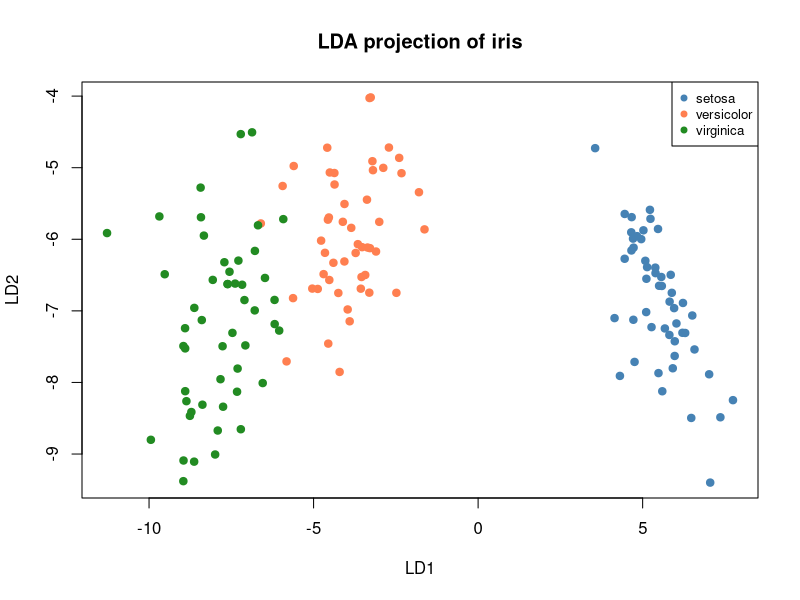

R code for this plot:
## ---- chunk 1
#| include: false
needed <- c("MASS")
to_install <- setdiff(needed, rownames(installed.packages()))
if (length(to_install) > 0) install.packages(to_install)
invisible(lapply(needed, library, character.only = TRUE))
set.seed(42)
## ---- chunk 2
# The toy data: 6 fish, 2 species
species <- c("trout","trout","trout","bass","bass","bass")
length  <- c(2, 4, 3, 6, 8, 7)
weight  <- c(1, 2, 1, 5, 6, 5)

# Step 1: priors (class frequencies)
n_trout <- 3; n_bass <- 3; n <- 6
pi_trout <- n_trout / n    # 0.5
pi_bass  <- n_bass / n     # 0.5
c(pi_trout = pi_trout, pi_bass = pi_bass)

# Step 2: class means
mu_trout <- c(mean(length[1:3]), mean(weight[1:3]))   # (3.0, 1.33)
mu_bass  <- c(mean(length[4:6]), mean(weight[4:6]))    # (7.0, 5.33)
rbind(trout = mu_trout, bass = mu_bass)

# Step 3: Euclidean distance to each center (ignoring covariance for now)
new_fish <- c(5, 3)
dist_trout <- sqrt(sum((new_fish - mu_trout)^2))   # ~2.6
dist_bass  <- sqrt(sum((new_fish - mu_bass)^2))     # ~3.1
c(dist_trout = round(dist_trout, 2), dist_bass = round(dist_bass, 2))
## ---- chunk 3
# The toy data again
trout_x <- cbind(c(2, 4, 3), c(1, 2, 1))   # 3 fish x 2 measurements
bass_x  <- cbind(c(6, 8, 7), c(5, 6, 5))

# Class means
mu_t <- colMeans(trout_x)   # (3.0, 1.333)
mu_b <- colMeans(bass_x)    # (7.0, 5.333)

# POOLED covariance: average the within-class covariance matrices
#  (each has n_k - 1 = 2 degrees of freedom; pool = sum of deviations / (n - K))
S_t <- cov(trout_x)   # within-trout covariance
S_b <- cov(bass_x)    # within-bass covariance
Sigma_pooled <- ((3 - 1) * S_t + (3 - 1) * S_b) / (6 - 2)
Sigma_pooled

# Inverse of pooled covariance
Sigma_inv <- solve(Sigma_pooled)

# Discriminant scores at x = (5, 3)
x_new <- c(5, 3)
pi_t <- 0.5; pi_b <- 0.5

delta_trout <- as.numeric(x_new %*% Sigma_inv %*% mu_t
  - 0.5 * mu_t %*% Sigma_inv %*% mu_t + log(pi_t))
delta_bass <- as.numeric(x_new %*% Sigma_inv %*% mu_b
  - 0.5 * mu_b %*% Sigma_inv %*% mu_b + log(pi_b))

c(delta_trout = round(delta_trout, 3), delta_bass = round(delta_bass, 3))
# The larger score wins
## ---- chunk 4
trout_x <- cbind(c(2, 4, 3), c(1, 2, 1))
bass_x  <- cbind(c(6, 8, 7), c(5, 6, 5))
cat("Trout covariance:\n"); print(cov(trout_x))
cat("Bass covariance:\n");  print(cov(bass_x))
## ---- chunk 5
# Naive Bayes for our toy fish — each predictor separately
trout_len <- c(2, 4, 3); trout_wt <- c(1, 2, 1)
bass_len  <- c(6, 8, 7); bass_wt  <- c(5, 6, 5)

# Density at new fish (5, 3) under each class, assuming independence
nb_trout <- dnorm(5, mean(trout_len), sd(trout_len)) *
            dnorm(3, mean(trout_wt),  sd(trout_wt))
nb_bass  <- dnorm(5, mean(bass_len),  sd(bass_len)) *
            dnorm(3, mean(bass_wt),   sd(bass_wt))
cat("NB density — trout:", round(nb_trout, 6), " bass:", round(nb_bass, 6), "\n")
cat("NB classifies as:", ifelse(nb_trout > nb_bass, "trout", "bass"), "\n")
## ---- chunk 6
#| fig-alt: "LDA projection of the iris dataset onto the first two discriminant axes, showing three species as colored clusters: setosa clearly separated, versicolor and virginica partially overlapping."
library(MASS)
fit_iris <- lda(Species ~ ., data = iris)

# Project onto the discriminant axes
proj <- as.matrix(iris[, 1:4]) %*% fit_iris$scaling
cols <- c(setosa = "steelblue", versicolor = "coral", virginica = "forestgreen")
plot(proj[, 1], proj[, 2], col = cols[iris$Species], pch = 19,
     xlab = "LD1", ylab = "LD2", main = "LDA projection of iris")
legend("topright", legend = names(cols), col = cols, pch = 19, cex = 0.8)

# Accuracy on training data
preds <- predict(fit_iris)$class
cat("Training accuracy:", mean(preds == iris$Species), "\n")
